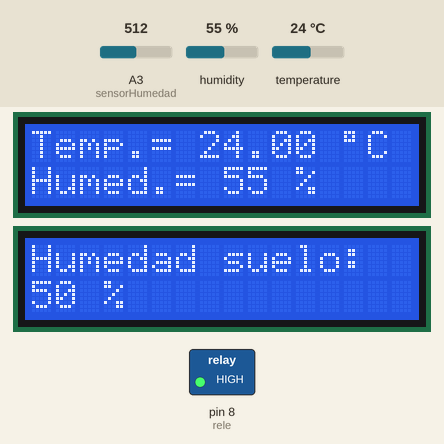
Recording of a sketch running on a simulated Arduino Uno, built with avr-gcc and run on an emulated ATmega328P. Shown: 2 × 16×2 character LCD, switched loads named in the sketch (green lamp = pin HIGH). The test bench sets the inputs (shaded band); at power-on: A3 (sensorHumedad) = 512, humidity 55 %, temperature 24 °C.

Above: at 1.8 s.
1.9 s: A3 (sensorHumedad) set to 532
At 2.8 s:
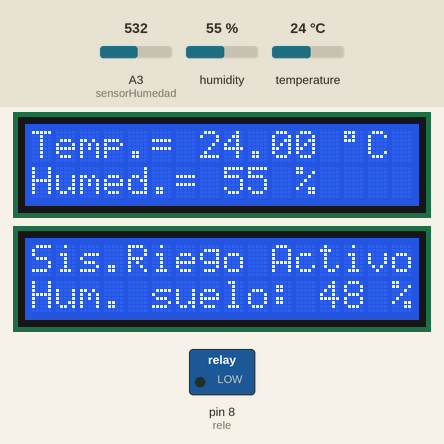
3.7 s: humidity set to 22 %
At 6.8 s:
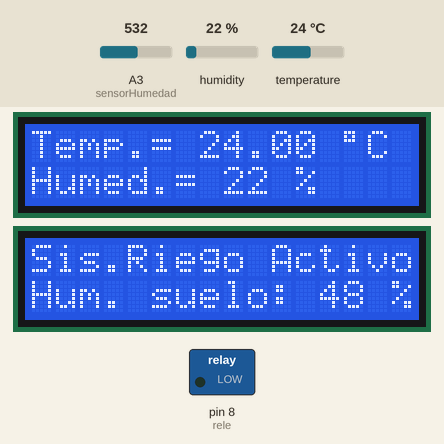
7.1 s: temperature set to 12 °C
At 8.3 s:
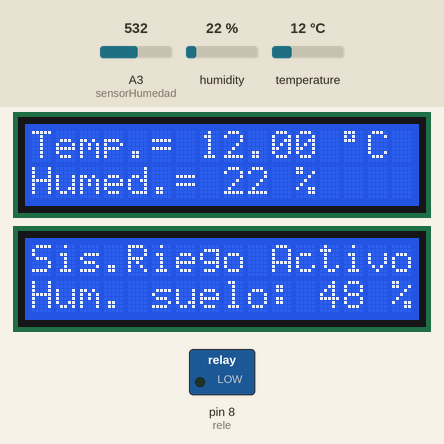
9.2 s: A3 (sensorHumedad) set to 511
At 11.0 s:
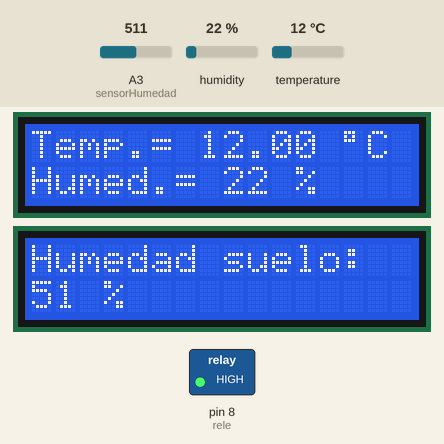
11.4 s: humidity set to 40 %
At 12.4 s:
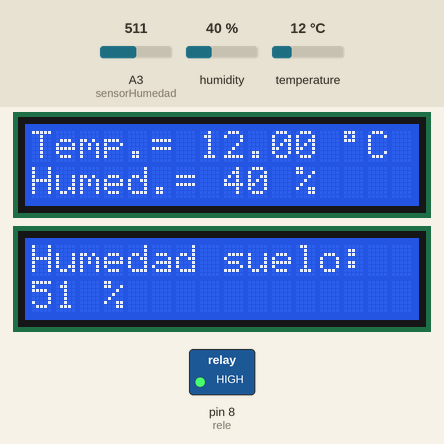
13.5 s: A3 (sensorHumedad) set to 306
At 15.0 s:
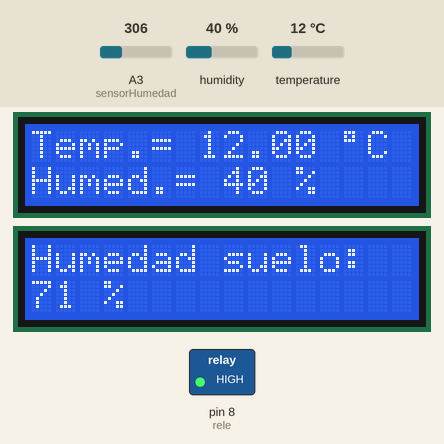
Timing chart, 0 to 16.5 s (numbered marks = the images above; inputs shaded):
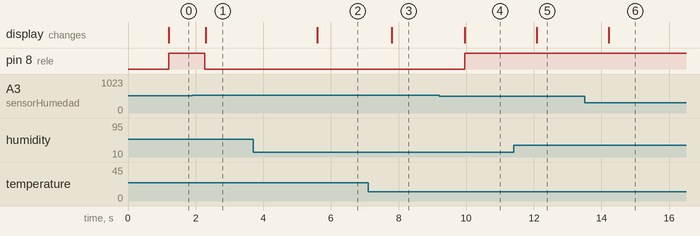

The sketch:

Proyecto_Final_con_bomba_agua_Catalano_Catalina.ino
```cpp
// Librerías utilizadas

#include <DHT.h>
#include <Wire.h>
#include <LCD.h>
#include <LiquidCrystal_I2C.h>

// Definición de sensores y los pines utilizados

#define DHTPIN 13
#define DHTTYPE DHT11
#define sensorHumedad A3 // Sensor de humedad de suelo

// Creación del objeto sensor para el sensor DHT11

DHT dht(DHTPIN, DHTTYPE);

// Creación de los objetos display para cada sensor

LiquidCrystal_I2C lcdAmbiente(0x27, 2, 1, 0, 4, 5, 6, 7);
LiquidCrystal_I2C lcdSuelo(0x20, 2, 1, 0, 4, 5, 6, 7);

//Definición de variables

int humedadAmbiente;
float temperaturaAmbiente;
int humedadSuelo;
int rele = 8;

void setup() {

  // Inicialización comunicación serie
  Serial.begin(9600);

  // Inicialización del sensor DHT

  dht.begin();

  // bomba de agua
  pinMode(rele,OUTPUT);

  // Configuración de los LCD

  lcdAmbiente.setBacklightPin(3, POSITIVE);
  lcdAmbiente.setBacklight(HIGH);
  lcdAmbiente.begin(16,2);
  lcdAmbiente.clear();

  lcdSuelo.setBacklightPin(3, POSITIVE);
  lcdSuelo.setBacklight(HIGH);
  lcdSuelo.begin(16,2);
  lcdSuelo.clear();

}

void loop() {

  // Intevalo entre medidas de 1 segundos
 delay(1000);


//Sensor DHT11

  humedadAmbiente = dht.readHumidity();  // Lectura de la humedad ambiente relativa

  temperaturaAmbiente = dht.readTemperature();// Lectura la temperatura ambiente en grados centígrados (por defecto)

 // Verificación de error en la lectura de datos

  if (isnan(humedadAmbiente) || isnan(temperaturaAmbiente)) {

    lcdAmbiente.print("Error obteniendo los datos del sensor DHT11");
    return;
  }


 // Muestra de resultados en la pantalla
  lcdAmbiente.clear();
  lcdAmbiente.setCursor(0,0);
  lcdAmbiente.print("Temp.= ");
  lcdAmbiente.print(temperaturaAmbiente);
  lcdAmbiente.print(" ");
  lcdAmbiente.print((char)223);
  lcdAmbiente.print("C");
  lcdAmbiente.setCursor(0,1);
  lcdAmbiente.print("Humed.= ");
  lcdAmbiente.print(humedadAmbiente);
  lcdAmbiente.print(" %");


 //Sensor Humedad Suelo

  humedadSuelo = map(analogRead(sensorHumedad), 0, 1023, 100, 0);  //Realiza el mapeo de la lectura del sensor a porcentual

  // Muestra de resultados en la pantalla

  lcdSuelo.clear();
  lcdSuelo.setCursor(0,0);
  lcdSuelo.print("Humedad suelo: ");
  lcdSuelo.setCursor(0,1);
  lcdSuelo.print(humedadSuelo);
  lcdSuelo.print(" %");

  if(humedadSuelo < 50){
    lcdSuelo.clear();
    digitalWrite(rele,LOW);
    lcdSuelo.setCursor(0,0);
    lcdSuelo.print("Sis.Riego Activo");
    lcdSuelo.setCursor(0,1);
    lcdSuelo.print("Hum. suelo: ");
    lcdSuelo.print(humedadSuelo);
    lcdSuelo.print(" %");

  }
  else{
    digitalWrite(rele,HIGH);
  }

}
```

Measured:
- the behaviour switches between 521 and 522 on A3 (sensorHumedad) (found by bisection; images 0 and 1)
- after the input at 1.9 s, pin 8 (rele): HIGH → LOW after 0.37 s; the display: changes after 0.40 s (image 1)
- after the input at 3.7 s, the display: changes after 1.9 s (image 2)
- after the input at 7.1 s, the display: changes after 0.70 s (image 3)
- after the input at 9.2 s, pin 8 (rele): LOW → HIGH after 0.76 s; the display: changes after 0.76 s (image 4)
- after the input at 11.4 s, the display: changes after 0.69 s (image 5)
- after the input at 13.5 s, the display: changes after 0.72 s (image 6)
